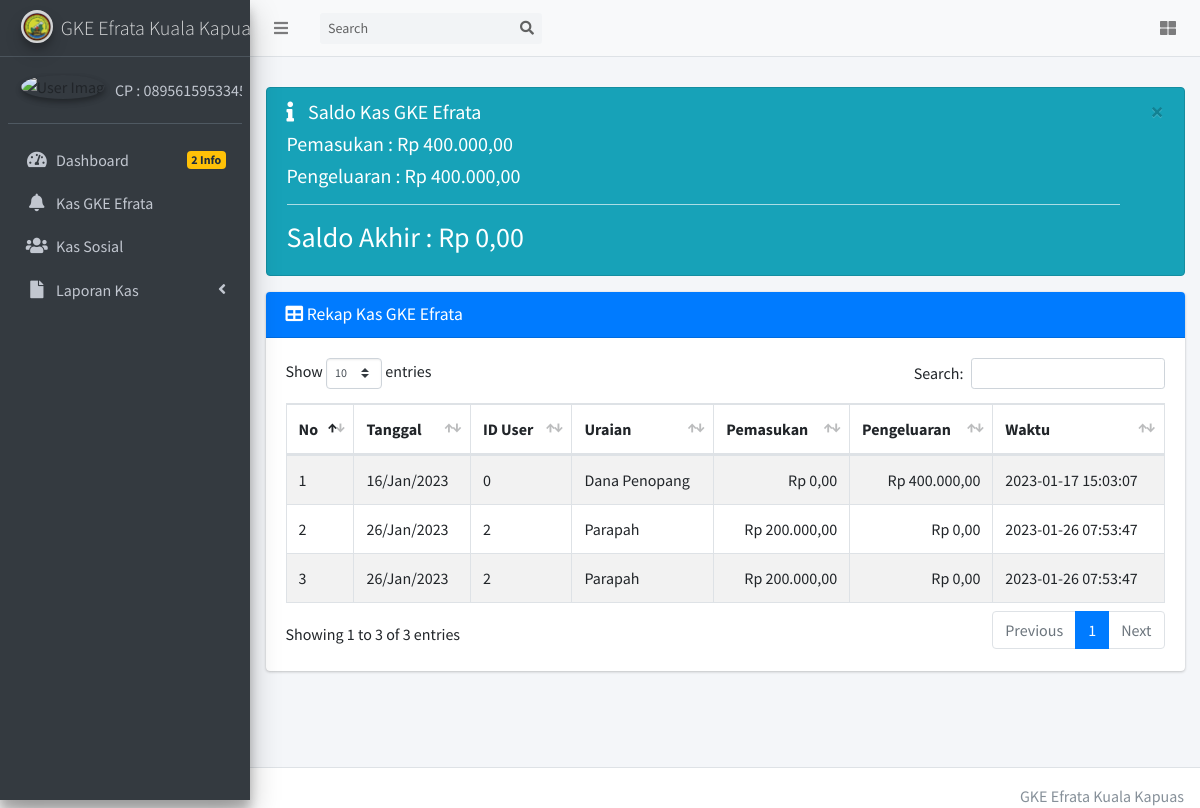
Screenshot of /public.php?page=publikasi/kas/efrata with the database file from the repository.
### tables this page shows
CREATE TABLE `dana_kas` (
  `id_user` int(20) NOT NULL,
  `id_kas` int(11) NOT NULL,
  `tgl_kas` date NOT NULL,
  `uraian_kas` varchar(200) NOT NULL,
  `masuk` int(11) NOT NULL,
  `keluar` int(11) NOT NULL,
  `jenis` enum('Masuk','Keluar') NOT NULL,
  `waktu` timestamp NOT NULL DEFAULT current_timestamp() ON UPDATE current_timestamp()
);

### inc/rupiah.php (called while the page is built)
<?php
function rupiah($angka){
	$hasil_rupiah = "Rp " . number_format($angka,2,',','.');
	return $hasil_rupiah;
}

### bendahara/efrata/rekap_kas.php (the view, shortened to what this page needs)
<?php
  $sql = $koneksi->query("SELECT SUM(masuk) as tot_masuk  from dana_kas where jenis='Masuk'");
  while ($data= $sql->fetch_assoc()) {
    $masuk=$data['tot_masuk'];
  }
?>
<?php
  $sql = $koneksi->query("SELECT SUM(keluar) as tot_keluar  from dana_kas where jenis='Keluar'");
  while ($data= $sql->fetch_assoc()) {
    $keluar=$data['tot_keluar'];
  }
?>
<div class="alert alert-info alert-dismissible">
	<button type="button" class="close" data-dismiss="alert" aria-hidden="true">&times;</button>
	<h5>
		<i class="icon fas fa-info"></i> Saldo Kas GKE Efrata</h5>
	<h5>Pemasukan :
		<?php
  echo rupiah($masuk);
  ?>
	</h5>
	<h5>Pengeluaran :
		<?php
    echo rupiah($keluar);
    ?>
	</h5>
	<hr>
	<h3>Saldo Akhir :
		<?php
    $saldo= $masuk-$keluar;
    echo rupiah($saldo);
    ?>
	</h3>
</div>
<div class="card card-primary">
	<div class="card-header">
		<h3 class="card-title">
			<i class="fa fa-table"></i> Rekap Kas GKE Efrata</h3>
	</div>
	<div class="card-body">
		<div class="table-responsive">
			<table id="example1" class="table table-bordered table-striped">
				<thead>
					<tr>
						<th>No</th>
						<th>Tanggal</th>
						<th>ID User</th>
						<th>Uraian</th>
						<th>Pemasukan</th>
						<th>Pengeluaran</th>
						<th>Waktu</th>
					</tr>
				</thead>
				<tbody>
					<?php
              $no = 1;
              $sql = $koneksi->query("select * from dana_kas order by tgl_kas asc");
              while ($data= $sql->fetch_assoc()) {
            ?>
					<tr>
						<td>
							<?php echo $no++; ?>
						</td>
						<td>
							<?php  $tgl = $data['tgl_kas']; echo date("d/M/Y", strtotime($tgl))?>
						</td>
						<td>
							<?php echo $data['id_user']; ?>
						</td>
						<td>
							<?php echo $data['uraian_kas']; ?>
						</td>
						<td align="right">
							<?php echo rupiah($data['masuk']); ?>
						</td>
						<td align="right">
							<?php echo rupiah($data['keluar']); ?>
						</td>
						<td>
							<?php echo $data['waktu']; ?>
						</td>
					</tr>
					<?php
              }
            ?>
				</tbody>
			</table>
		</div>
	</div>

### rows the page displays
dana_kas: tgl_kas "16/Jan/2023", id_user "0", uraian_kas "Dana Penopang", masuk "Rp 0,00", keluar "Rp 400.000,00", waktu "2023-01-17 15:03:07"
dana_kas: tgl_kas "26/Jan/2023", id_user "2", uraian_kas "Parapah", masuk "Rp 200.000,00", keluar "Rp 0,00", waktu "2023-01-26 07:53:47"
dana_kas: tgl_kas "26/Jan/2023", id_user "2", uraian_kas "Parapah", masuk "Rp 200.000,00", keluar "Rp 0,00", waktu "2023-01-26 07:53:47"

### other values shown
rupiah($masuk) "Rp 400.000,00"
rupiah($keluar) "Rp 400.000,00"
rupiah($saldo) "Rp 0,00"
